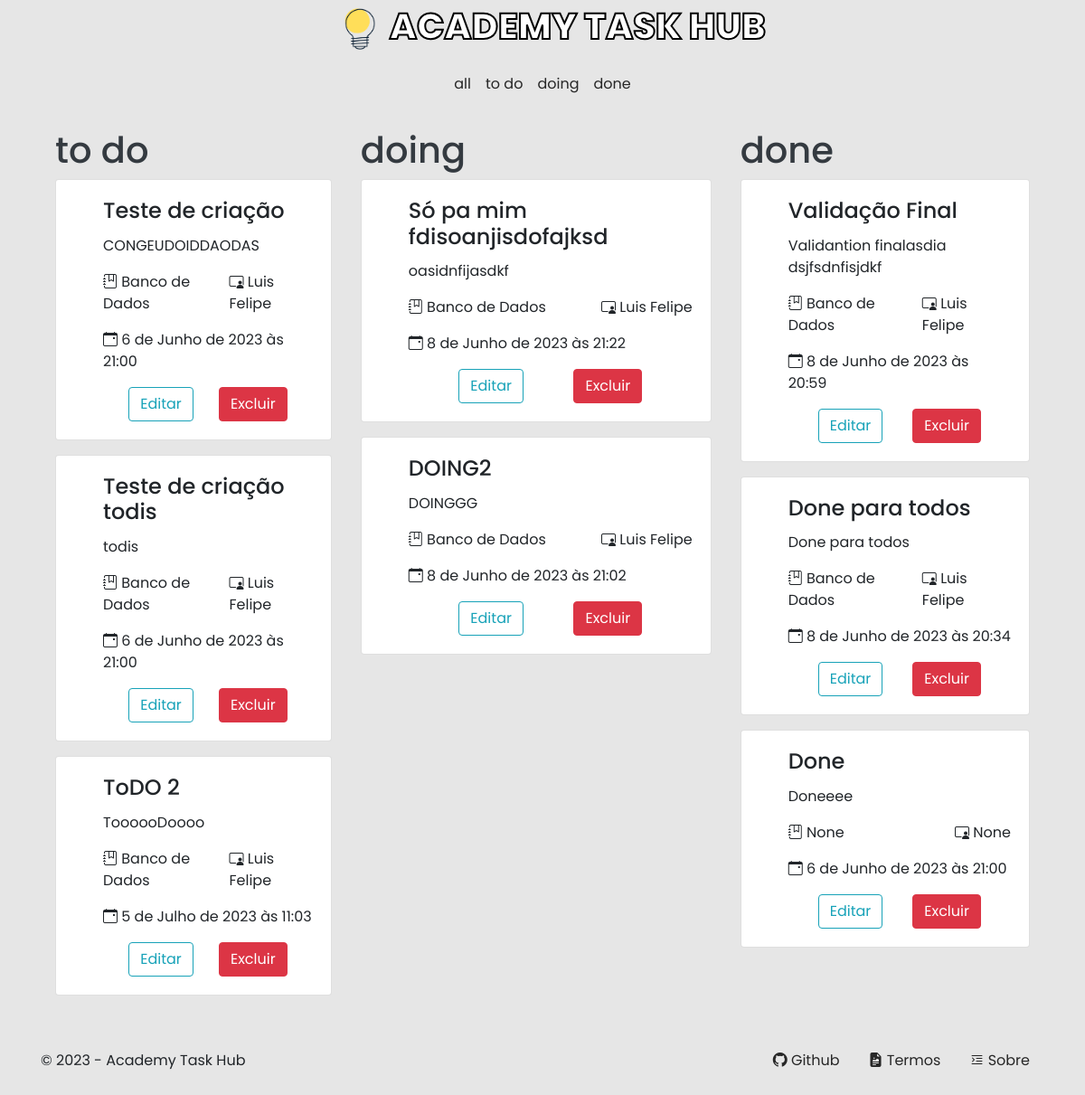
Page /client/cards/3/ (signed in) on the committed database.
### apps/client/models.py (models this page shows, shortened)
class ItemList(models.Model):
    STATUS = (
        ('TODO', 'To Do'),
        ('DOING', 'Doing'),
        ('DONE', 'Done'),
    )
    TYPE = (
        ('P', 'Pessoal'),
        ('A', 'Para todos')
    )
    author = models.ForeignKey(User, on_delete=models.CASCADE)
    title = models.CharField(max_length=50)
    content = models.CharField(max_length=150)
    created_date = models.DateTimeField(auto_now_add=True)
    updated_date = models.DateTimeField(auto_now=True)
    due_date = models.DateTimeField()
    discipline = models.ForeignKey(Discipline, on_delete=models.CASCADE, blank=True, null=True)
    teacher = models.ForeignKey(Teacher, models.CASCADE, blank=True, null=True)
    status = models.CharField(max_length=5, choices=STATUS)
    type = models.CharField(max_length=1, choices=TYPE)

class Discipline(models.Model):
    name = models.CharField(max_length=20)
    is_technical_area = models.BooleanField()
    def __str__ (self) -> str:
        return self.name

class Teacher(models.Model):
    name = models.CharField(max_length=20)
    def __str__ (self) -> str:
        return self.name

### apps/client/views.py (the view)
# urls.py: path('cards/<int:pk>/', views.cards, name='cards'),
@login_required(login_url='/auth/login')
def cards(request, pk):
    if request.method == 'GET':
        person = Person.objects.filter(id=pk).first()
        user = Person.objects.filter(user=request.user).first()
        if not user.id == person.id:
            messages.error(request, 'Você não tem permisão de acessar está página.')
            return redirect('/')
        person = Person.objects.get(user=request.user)
        atual_date = datetime.today().strftime("%Y-%m-%d")
        item_list_todo = person.item_list.filter(status='TODO').order_by('due_date')
        item_list_doing = person.item_list.filter(status='DOING').order_by('-due_date')
        item_list_done = person.item_list.filter(status='DONE').order_by('-due_date')
        return render(request, 'pages/cards.html', context={
            'atual_date': atual_date,
            'item_list_todo': item_list_todo,
            'item_list_done': item_list_done,
            'item_list_doing': item_list_doing,
            'person': person,
        })

### apps/client/templates/pages/cards.html
{% extends 'base.html' %}
{% load static %}
{% block body %}
    <section class="container section text-white d-flex justify-content-between align-items-start">
        <main class="to-do p-3 d-flex justify-content-center flex-column text-dark">
            <h1>to do</h1>
            {% for item in item_list_todo %}
                {% include '../partials/card.html' %}
            {% empty %}
                <p>Nenhum item encontrado.</p>
            {% endfor %}
        </main>
        <main class="doing p-3 d-flex justify-content-center flex-column text-dark">
            <h1>doing</h1>
            {% for item in item_list_doing %}
                {% include '../partials/card.html' %}
            {% empty %}
                <p>Nenhum item encontrado.</p>
            {% endfor %}
        </main>
        <main class="done p-3 d-flex justify-content-center flex-column text-dark">
            <h1>done</h1>
            {% for item in item_list_done %}
                {% include '../partials/card.html' %}
            {% empty %}
                <p>Nenhum item encontrado.</p>
            {% endfor %}
        </main>
    </section>
{% endblock body %}

### apps/client/templates/partials/card.html
<ul class="card" style="min-width: 300px;">
    <li class="card-body">
        <h4 class="card-title">{{ item.title }}</h4>
        <p class="card-text">{{ item.content }}</p>
        <div class="more d-flex justify-content-between">
            <p><i class="bi bi-journal-bookmark"></i> {{ item.discipline }}</p>
            <p><i class="bi bi-person-video3"></i> {{ item.teacher }}</p>
        </div>
        <p class="card-text"><i class="bi bi-calendar-event"></i> {{ item.due_date }}</p>
        <div class="d-flex justify-content-evenly">
            <a href="{% url 'update_card' item.id person.id %}" class="btn btn-outline-info">Editar</a>
            <a href="{% url 'delete_card' item.id person.id %}" class="btn btn-danger">Excluir</a>
        </div>
    </li>
</ul>

### templates/static/css/style.css (style rules this page uses)
ul li { list-style: none; }
body { background-color: #e6e6e6; }
.section { min-height: 80vh; }
* { font-family: 'Poppins', sans-serif; }
h1 { margin-top: 5px; }

### rows in the picture
ItemList: title "Teste de criação", content "CONGEUDOIDDAODAS", discipline "Banco de Dados", teacher "Luis Felipe", due_date "6 de Junho de 2023 às 21:00"
ItemList: title "Teste de criação todis", content "todis", discipline "Banco de Dados", teacher "Luis Felipe", due_date "6 de Junho de 2023 às 21:00"
ItemList: title "ToDO 2", content "ToooooDoooo", discipline "Banco de Dados", teacher "Luis Felipe", due_date "5 de Julho de 2023 às 11:03"
ItemList: title "Só pa mim fdisoanjisdofajksd", content "oasidnfijasdkf", discipline "Banco de Dados", teacher "Luis Felipe", due_date "8 de Junho de 2023 às 21:22"
ItemList: title "DOING2", content "DOINGGG", discipline "Banco de Dados", teacher "Luis Felipe", due_date "8 de Junho de 2023 às 21:02"
ItemList: title "Validação Final", content "Validantion finalasdia dsjfsdnfisjdkf", discipline "Banco de Dados", teacher "Luis Felipe", due_date "8 de Junho de 2023 às 20:59"
ItemList: title "Done para todos", content "Done para todos", discipline "Banco de Dados", teacher "Luis Felipe", due_date "8 de Junho de 2023 às 20:34"
ItemList: title "Done", content "Doneeee", discipline "None", teacher "None", due_date "6 de Junho de 2023 às 21:00"
